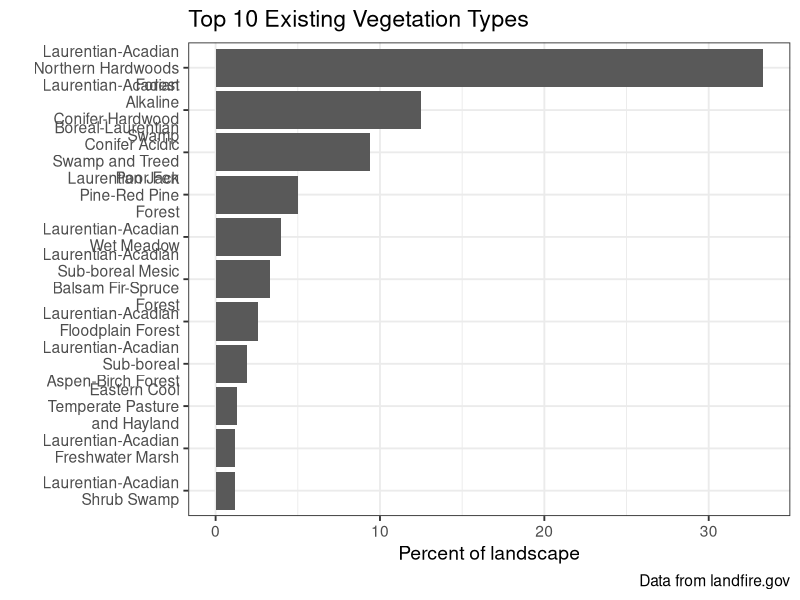
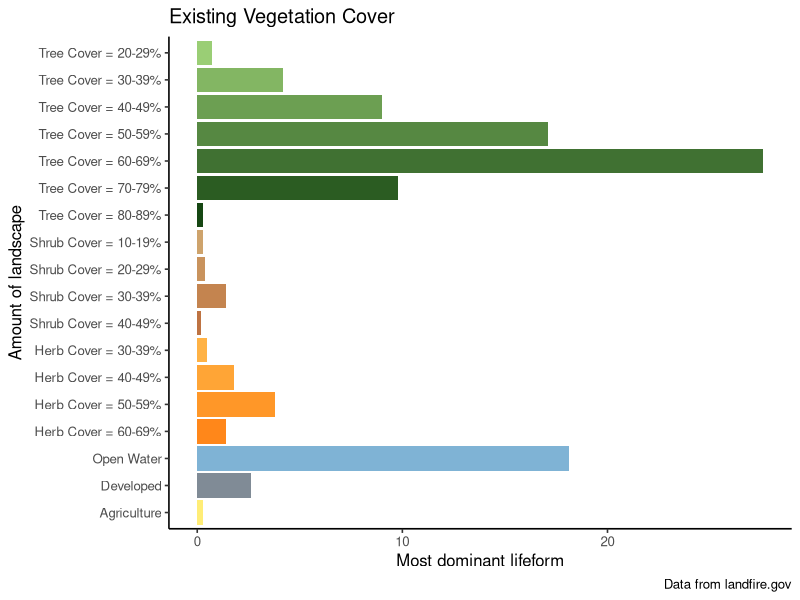
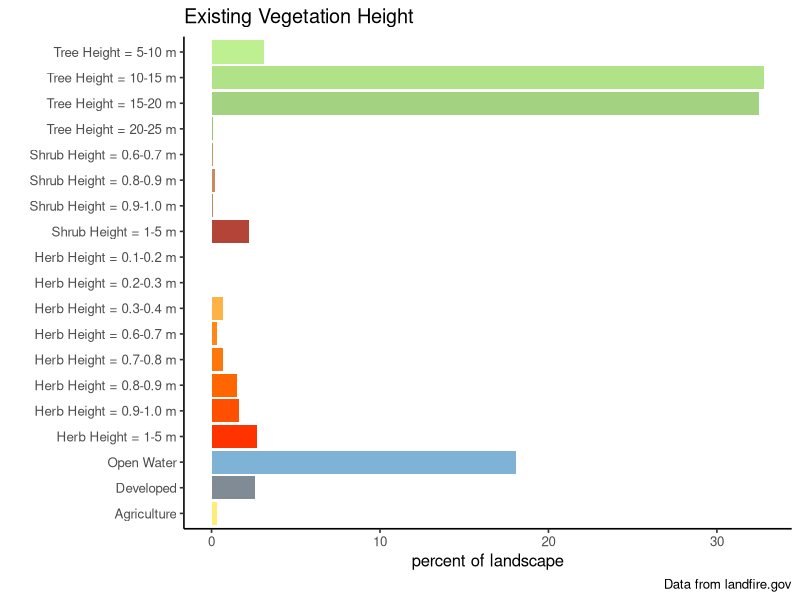

These figures' R source, in order:
## ---- chunk 1
library(tidyverse)

## ---- chunk 2
evtname <- read.csv(file = "data/evt_aoi_attributes.csv") %>%
  group_by(EVT_NAME) %>%
  summarize(ACRES = sum(ACRES),
            REL_PERCENT = sum(REL_PERCENT)) %>%
  arrange(desc(REL_PERCENT)) %>%
  filter(!EVT_NAME %in% c("Open Water","Developed-Roads")) |> 
  top_n(n = 10, wt = REL_PERCENT)

# plot
evtChart <-
  ggplot(data = evtname, aes(x = EVT_NAME, y = REL_PERCENT)) +
  geom_bar(stat = "identity") +
  labs(
    title = "Top 10 Existing Vegetation Types",
    caption = "Data from landfire.gov",
    x = "",
    y = "Percent of landscape") +
  scale_x_discrete(limits = rev(evtname$EVT_NAME),
                   labels = function(x) str_wrap(x, width = 18)) +
  coord_flip() +
  theme_bw(base_size = 14)



evtChart
## ---- chunk 3
evcname <- read.csv("data/evc_aoi_attributes.csv")

# create "type" column based on conditions
evcname <- evcname %>% mutate(type = if_else(VALUE %in% 11, "Open Water",
                                             if_else(VALUE %in% 12, "Snow / Ice",
                                                     if_else(VALUE %in% c(13:25), "Developed",
                                                             if_else(VALUE %in% 31, "Barren",
                                                                     if_else(VALUE %in% c(60:70), "Agriculture",
                                                                             if_else(VALUE %in% 32, "Quarries",
                                                                                     if_else(VALUE %in% 100, "Sparse Vegetation",
                                                                                             if_else(VALUE %in% c(101:199), "Tree",
                                                                                                     if_else(VALUE %in% c(201:299), "Shrub",
                                                                                                             if_else(VALUE %in% c(301:399), "Herb",
                                                                                                                     "Other")))))))))))

# create reverse substr() function
revSubstr <- function(x, start, stop) {
  x <- strsplit(x, "")
  sapply(x, 
         function(x) paste(rev(rev(x)[start:stop]), collapse = ""), 
         USE.NAMES = FALSE)  }

# create cover column based on 2nd and 3rd to last values of classname
# if "Other" type, make 0
evcname <- evcname %>% mutate(cover = as.numeric(if_else(VALUE > 100,
                                                         revSubstr(evcname$CLASSNAMES, start = 2, stop = 3),
                                                         "0")))

# create bin breaks for grouping
breaks <- seq(0, 100, 10)
# create intervals for grouping and summarize
# also create factor order for "type"
evcgroup <- evcname %>%
  mutate(interval = cut(cover,
                        breaks, 
                        include.lowest = TRUE, 
                        right = T,
                        labels = c("0-9", "10-19", "20-29", "30-39", "40-49", "50-59", "60-69", "70-79", 
                                   "80-89", "90-100")),
         type = factor(type, levels = c("Tree", "Shrub", "Herb", "Open Water", "Snow / Ice", "Developed", "Agriculture", "Sparse Vegetation", "Barren", "Quarries", "Other"))) %>%
  group_by(type, interval) %>%
  summarize(Freq = sum(Freq),
            ACRES = sum(ACRES),
            REL_PERCENT = sum(REL_PERCENT))

# add label and legend names based on condition
evcgroup <- evcgroup %>% mutate(label = if_else(type %in% c("Tree", "Shrub", "Herb"),
                                                paste0(type, " Cover = ", interval, "%"), as.character(type)),
                                legend = if_else(type %in% c("Tree", "Shrub", "Herb", "Open Water"),
                                                 type, as.factor("Other")))

# turn current label order to factors
evclabel.list <- evcgroup$label
evcgroup <- evcgroup %>% mutate(label = fct_rev(factor(label, evclabel.list)))



# create factor level colors for legend (original from Myles)
## cols <- c("Tree" = "#196F3D", "Shrub" = "#229954", "Herb" = "#52BE80", "Open Water" = "#7FB3D5",
##          "Other" = "#808B96")

# join in custom cols column to color bars by specific label

evc_group_cols <- read.csv("data/evc_group_cols.csv")

evcgroup <- left_join(evcgroup, evc_group_cols, by = "label")

evcgroup$label <- factor(evcgroup$label, levels = rev(evcgroup$label))

evcgroup <- evcgroup %>%
  filter(REL_PERCENT > 0.01)

# plot
evcChart <-
  ggplot(data = evcgroup, aes(x = label, y = REL_PERCENT, fill = colors)) +
  geom_bar(stat = "identity") +
  labs(
    title = "Existing Vegetation Cover",
    caption = "Data from landfire.gov",
    x = "Amount of landscape",
    y = "Most dominant lifeform") +
  scale_fill_identity() +
  coord_flip() +
  theme_classic(base_size = 12)+
  theme(legend.position = "none") 


evcChart


## ---- chunk 4

# load evh attribute table
evhname <- read.csv(file = "data/evh_aoi_attributes.csv")


# create "type" column based on conditions
evhname <- evhname %>% mutate(type = if_else(VALUE %in% 11, "Open Water",
                                             if_else(VALUE %in% 12, "Snow / Ice",
                                                     if_else(VALUE %in% c(13:25), "Developed",
                                                             if_else(VALUE %in% 31, "Barren",
                                                                     if_else(VALUE %in% c(60:70), "Agriculture",
                                                                             if_else(VALUE %in% 32, "Quarries",
                                                                                     if_else(VALUE %in% 100, "Sparse Vegetation",
                                                                                             if_else(VALUE %in% c(101:199), "Tree",
                                                                                                     if_else(VALUE %in% c(201:299), "Shrub",
                                                                                                             if_else(VALUE %in% c(301:399), "Herb",
                                                                                                                     "Other"))))))))))) %>%
  mutate(height_m = if_else(type %in% "Tree", (VALUE -100),
                            if_else(type %in% "Shrub", ((VALUE - 200) / 10),
                                    if_else(type %in% "Herb", ((VALUE - 300) / 10), 0))) %>%
           as.character() %>% as.numeric())

# create bin breaks for grouping
breaks <- c(0, 0.1, 0.2, 0.3, 0.4, 0.5, 0.6, 0.7, 0.8, 0.9, 1, 5, 10, 15, 20, 25, 30, 35, 40, 45, 50, 55, 60, 65, 70, 75, 80, 85, 90, 95, 100)

# create intervals for grouping and summarize
# also create factor order for "type"
evhgroup <- evhname %>%
  mutate(interval = cut(height_m,
                        breaks, 
                        include.lowest = TRUE, 
                        right = F,
                        labels = c("0", "0.1-0.2", "0.2-0.3", "0.3-0.4" ,"0.4-0.5", "0.5-0.6", "0.6-0.7", "0.7-0.8", "0.8-0.9", "0.9-1.0", "1-5", "5-10", "10-15", "15-20", "20-25", "25-30", "30-35", "35-40", "40-45", "45-50", "50-55", "55-60", "60-65", "65-70", "70-75", "75-80", "80-85", "85-90", "90-95", "95-100")),
         type = factor(type, levels = c("Tree", "Shrub", "Herb", "Open Water", "Snow / Ice", "Developed", "Agriculture", "Sparse Vegetation", "Barren", "Quarries", "Other"))) %>%
  group_by(type, interval) %>%
  summarise(VALUE = sum(VALUE),
            ACRES = sum(ACRES),
            REL_PERCENT = sum(REL_PERCENT))



# add label and legend names based on condition
evhgroup <- evhgroup %>% mutate(label = if_else(type %in% c("Tree", "Shrub", "Herb"),
                                                paste0(type, " Height = ", interval, " m"), as.character(type)),
                                legend = if_else(type %in% c("Tree", "Shrub", "Herb", "Open Water"),
                                                 type, as.factor("Other")))
# turn current label order to factors
evhlabel.list <- evhgroup$label
evhgroup <- evhgroup %>% mutate(label = fct_rev(factor(label, evhlabel.list)))

# create factor level colors for legend
##cols <- c("Tree" = "#196F3D", "Shrub" = "#229954", "Herb" = "#52BE80", "Open Water" = "#7FB3D5","Other" = "#808B96")

# join in custom cols column to color bars by specific label

evh_group_cols <- read.csv("data/evh_group_cols.csv")

evhgroup <- left_join(evhgroup, evh_group_cols, by = "label")

evhgroup$label <- factor(evhgroup$label, levels = rev(evhgroup$label))

evhgroup <- evhgroup %>%
  filter(REL_PERCENT > 0.01)

# plot
evhChart <-
ggplot(data = evhgroup, aes(x = label, y = REL_PERCENT, fill = colors)) +
  geom_bar(stat = "identity") +
  labs(
    title = "Existing Vegetation Height",
    caption = "Data from landfire.gov",
    x = "",
    y = "percent of landscape") +
  scale_fill_identity() +
  coord_flip() +
  theme_classic(base_size = 12)+
  theme(legend.position = "none")

evhChart



# plot with original color scheme
# evhChart <-
# ggplot(data = evhgroup, aes(x = label, y = REL_PERCENT, fill = legend)) +
#   geom_bar(stat = "identity") +
#   labs(
#     title = "Existing Vegetation Height",
#     subtitle = "landscape_name",
#     caption = "Data from landfire.gov.",
#     x = "",
#     y = "percent of landscape") +
#   scale_fill_manual(values = cols, name = "") +
#   coord_flip() +
#   theme_bw()
# 
# evhChart





